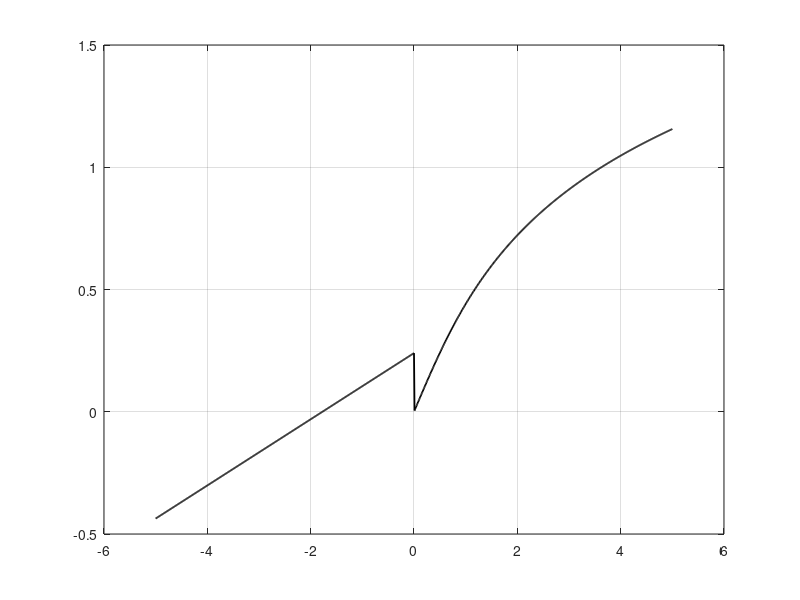

Write MATLAB code to recreate this figure. (Note: this script raises an error after producing the figure.)
clearvars;

%% problem 1
x = -5:0.01:5;
y = ((x+sqrt(pi))./exp(2)).*(x<=0) + (0.5*log(x+sqrt(1+x.^2))).*(x>0);
plot(x,y,'k','LineWidth',1.3);grid on

clearvars x y

%% problem 2
a = 2;
b = 0.25*pi;
n = 2;

theta = 0:0.01:2*pi;
rho = a*sin(n*theta+b);

polarplot(theta,rho,'k','LineWidth',1.3);

clearvars a b n theta rho

%% problem 3
x = linspace(-5,5,21);
y = linspace(0,10,31);
[X,Y] = meshgrid(x,y);

z = cos(X).*cos(Y).*exp(-0.25*sqrt(X.^2+Y.^2));

figure(1);
subplot(2,1,1);
surf(X,Y,z);
colorbar;
xlabel('x');
ylabel('y');
zlabel('z');

subplot(2,1,2)
contourf(X,Y,z);
colorbar;
xlabel('x');
ylabel('y');

clearvars x y z X Y

%% problem 4
x = linspace(0,2*pi,101);
y = (0.5+3*sin(x)./(1+x.^2)).*cos(x);

plot(x,y,'k','LineWidth',1.3);grid on
xlim([0,2*pi]);

clearvars x y

%% problem 5
x = linspace(-5,5,100);
y1 = x.^2;
y2 = cos(x);
y3 = y1.*y2;

% problem 5-1
figure(1);
plot(x,y1,'LineWidth',1.3);hold on
plot(x,y2,'LineWidth',1.3);hold on
plot(x,y3,'LineWidth',1.3);grid on
legend('y_1','y_2','y_3');
xlabel('x');
ylabel('y');

% problem 5-2
figure(2);
subplot(3,1,1);
plot(x,y1,'LineWidth',1.3);grid on
ylabel('y_1');
subplot(3,1,2);
plot(x,y2,'LineWidth',1.3);grid on
ylabel('y_2');
subplot(3,1,3);
plot(x,y3,'LineWidth',1.3);grid on
ylabel('y_3');
xlabel('x');

% problem 5-3
figure(3)
subplot(3,1,1);
bar(x,y1);grid on
ylabel('y_1');
subplot(3,1,2);
area(x,y2);grid on
ylabel('y_2');
subplot(3,1,3);
stem(x,y3);grid on
ylabel('y_3');
xlabel('x');

clearvars x y1 y2 y3

%% problem 6
s = linspace(0,0.5*pi,50);
t = linspace(1,1.5*pi,50);

x = cos(s).*cos(t);
y = cos(s).*sin(t);
z = sin(s);

[xq,yq] = meshgrid(-1:0.01:1,-1:0.01:1);
zq = griddata(x,y,z,xq,yq,'v4');

figure(1);
surf(xq,yq,zq);shading interp
colorbar;
xlabel('x');
ylabel('y');
zlabel('z');

clearvars s t x y z xq yq zq
